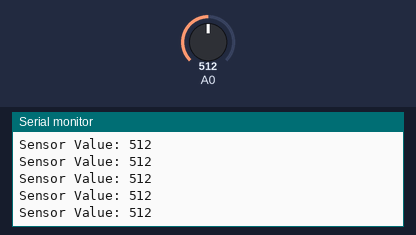
A sketch run on a simulated Arduino Uno, built with avr-gcc and run on an emulated ATmega328P. On the bench: the last lines printed to the serial monitor. Inputs (shaded band) come from the test bench; at power-on: A0 = 512.

Above: at 1.2 s.
1.3 s: A0 set to 107
At 1.8 s:
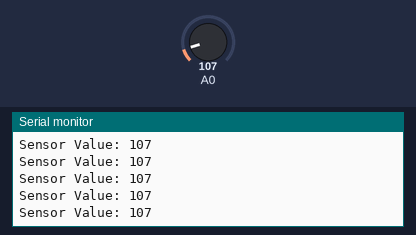
4.3 s: A0 set to 93
At 5.3 s:
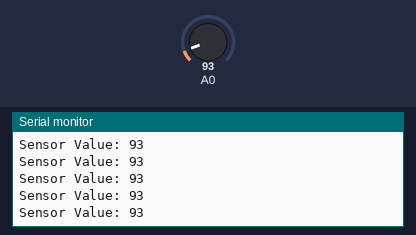
Timing chart, 0 to 7.3 s (numbered marks = the images above; inputs shaded):
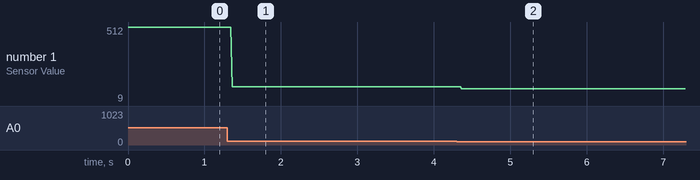

Measured:
- after the input at 1.3 s, the serial monitor: prints a new line after 0.06 s (image 1)
- after the input at 4.3 s, the serial monitor: prints a new line after 0.07 s (image 2)
- plotted number 1: 512 → 107 after the input at 1.3 s, 107 → 9 after the input at 4.3 s

The sketch:

main.ino
```cpp
#include "Sensor.h"

void setup() {
  Serial.begin(9600);
  // センサーの初期化
  initSensor();
}

void loop() {
  // センサーの値を読み取り
  int sensorVal = readSensor();

  // シリアルへ出力
  Serial.print("Sensor Value: ");
  Serial.println(sensorVal);

  // 10ms待機
  delay(10);
}
```

Sensor.cpp
```cpp
#include "Sensor.h"

// センサーを初期化する関数
void initSensor() {
  pinMode(A0, INPUT);  // A0ピンを入力モードに設定
}

// センサー(アナログピン)を読み取って返す関数
int readSensor() {
  // 0〜1023の範囲でアナログ値が返ってくる
  int value = analogRead(A0);
  return value;
}
```

Sensor.h
```cpp
#ifndef SENSOR_H
#define SENSOR_H

#include <Arduino.h>

// センサーの初期化を行う関数
void initSensor();

// センサー値を読み取る関数
int readSensor();

#endif
```
